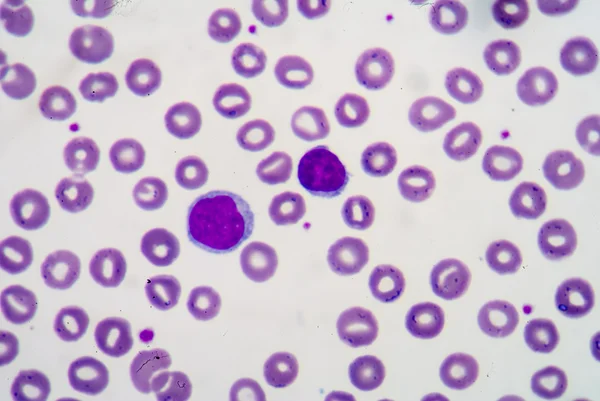
#> input picture imagem3.jpg, 600 x 401 px
$ python watershedimagem3.py   (older library calls are emulated)
#> lines starting #> are read from the running program, lines starting #| are printed output that depends on the picture; after the words box and inside, x2 and y2 are one past the last pixel; in counts of white or black regions, pixels touching at a corner belong together
import cv2
import numpy as np

# Carregando a imagem
image = cv2.imread('imagem3.jpg')
#> image is the input picture: shape (401, 600, 3); mean B, G, R 206.1, 183.2, 200.2
gray = cv2.cvtColor(image, cv2.COLOR_BGR2GRAY)

# Aplicando a detecção de bordas (Sobel, neste exemplo)
sobel_x = cv2.Sobel(gray, cv2.CV_64F, 1, 0, ksize=5)
sobel_y = cv2.Sobel(gray, cv2.CV_64F, 0, 1, ksize=5)
magnitude = np.sqrt(sobel_x**2 + sobel_y**2)

# Convertendo a magnitude para uint8
magnitude = np.uint8(magnitude)
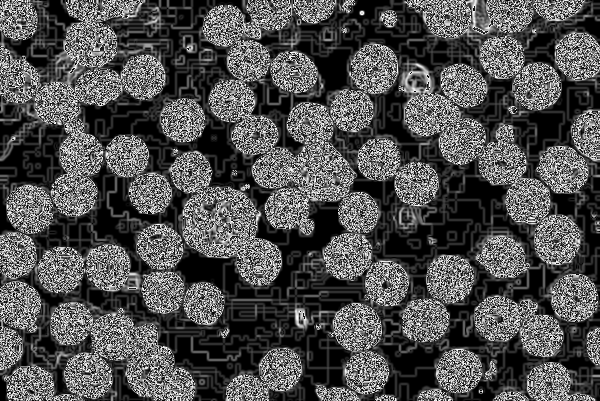
#> magnitude: shape (401, 600); min 0, max 255, mean 80.4

# Aplicando limiarização para criar uma máscara binária
_, thresh = cv2.threshold(magnitude, 0, 255, cv2.THRESH_BINARY + cv2.THRESH_OTSU)
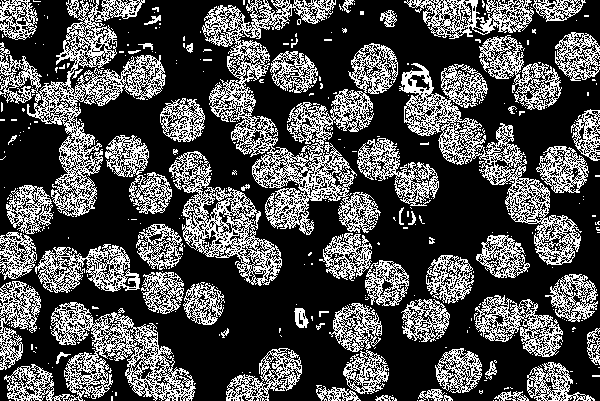
#> thresh: shape (401, 600); 31% white in thin lines or dots

# Aplicando a transformada de Watershed
kernel = np.ones((3, 3), np.uint8)
sure_bg = cv2.dilate(thresh, kernel, iterations=3)
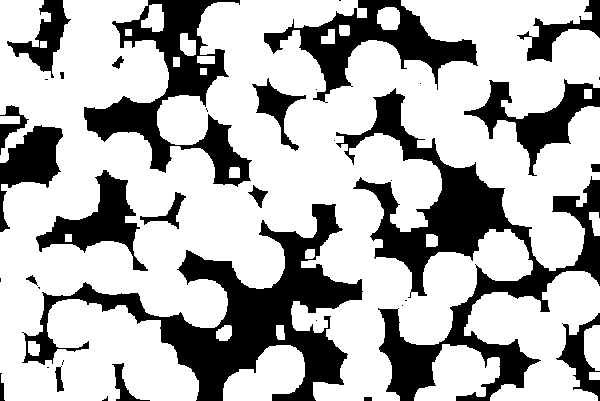
#> sure_bg: shape (401, 600); 69.8% white; 38 black regions (16 under 20 px), largest, box (x1, y1, x2, y2) and area: (336, 88, 600, 401) 19941, (22, 204, 363, 401) 18294, (84, 0, 252, 187) 9532
dist_transform = cv2.distanceTransform(thresh, cv2.DIST_L2, 5)
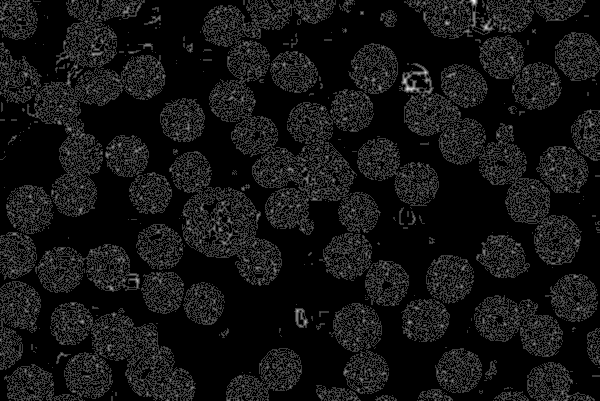
#> dist_transform: shape (401, 600) float32; min 0, max 4.2, mean 0.33; drawn with min black and max white
_, sure_fg = cv2.threshold(dist_transform, 0.7 * dist_transform.max(), 255, 0)
#> sure_fg: shape (401, 600) float32; 0.02% white in thin lines or dots, all inside (x1, y1, x2, y2) = (111, 0, 487, 322)
sure_fg = np.uint8(sure_fg)
unknown = cv2.subtract(sure_bg, sure_fg)

_, markers = cv2.connectedComponents(sure_fg)
#> markers: shape (401, 600) int32; 11 distinct labels, from 0 to 10
markers = markers + 1
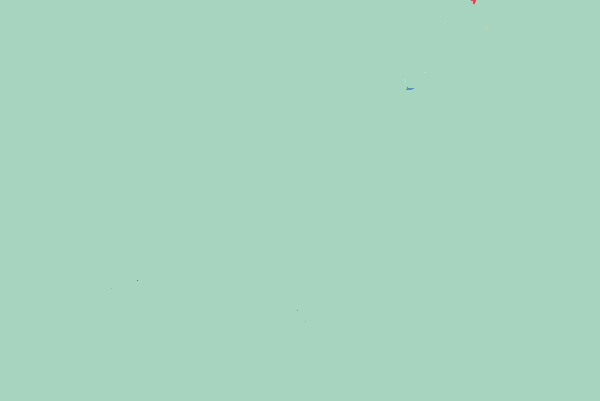
#> markers: shape (401, 600) int32; 11 distinct labels, from 1 to 11; one colour per label, 0 black
markers[unknown == 255] = 0
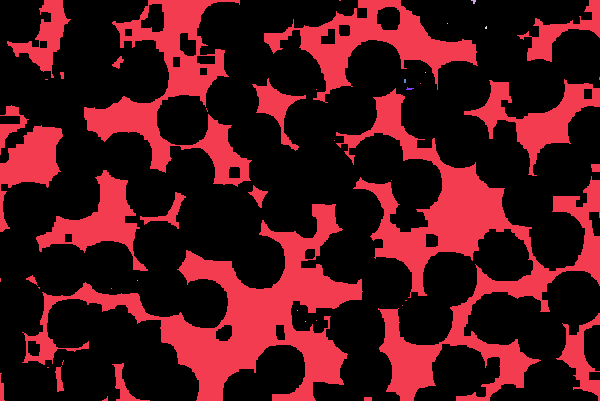
#> markers: shape (401, 600) int32; 12 distinct labels, from 0 to 11; one colour per label, 0 black

cv2.watershed(image, markers)
image[markers == -1] = [0, 0, 255]  # Linhas de watershed marcadas em vermelho
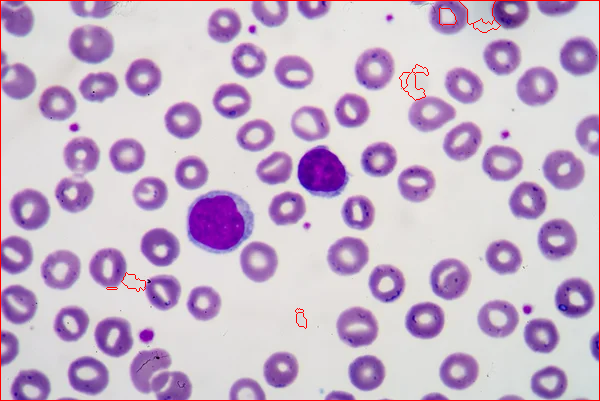
#> image: shape (401, 600, 3); 1.01% of pixels changed, all inside (x1, y1, x2, y2) = (0, 0, 600, 401)

# Exibindo a imagem original e a imagem segmentada com Watershed
cv2.imshow('Imagem Original', image)
cv2.waitKey(0)
cv2.destroyAllWindows()

$ run again, with imagem1.jpg copied over imagem3.jpg
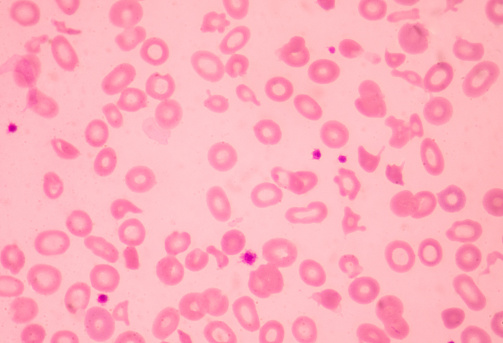
#> input picture imagem1.jpg, 503 x 343 px
#> image is the input picture: shape (343, 503, 3); mean B, G, R 188.5, 173.4, 253.3
#> `_, thresh = cv2.threshold(magnitude, 0, 255, cv2.THRESH_BINARY + cv2.T..`:
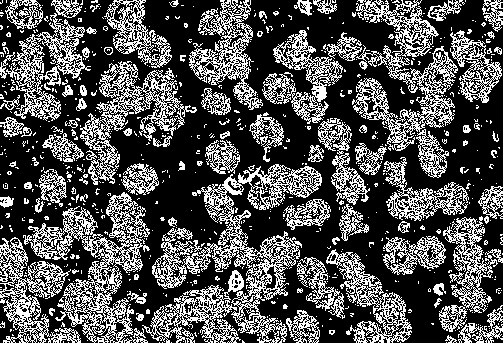
#> thresh: shape (343, 503); 32.2% white in thin lines or dots
#> sure_bg: shape (343, 503); 84% white; 130 black regions (63 under 20 px), largest, box (x1, y1, x2, y2) and area: (113, 110, 224, 256) 4555, (340, 187, 452, 343) 3228, (404, 82, 503, 197) 3002
#> `image[markers == -1] = [0, 0, 255]`:
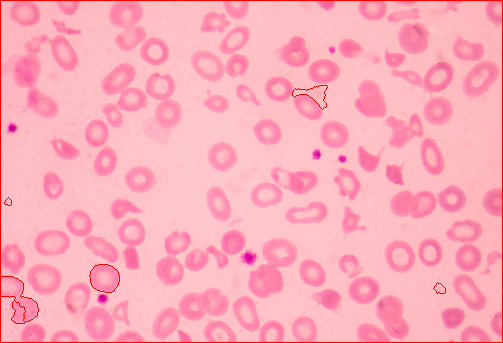
#> image: shape (343, 503, 3); 1.2% of pixels changed, all inside (x1, y1, x2, y2) = (0, 0, 503, 343)

$ run again, with imagem2.jpg copied over imagem3.jpg
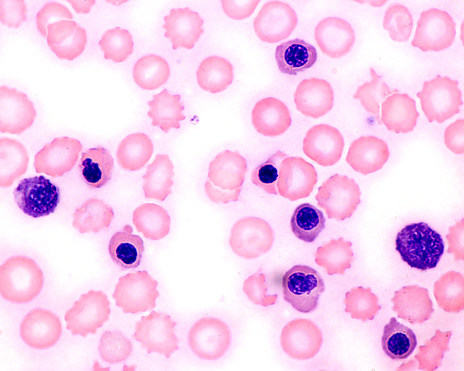
#> input picture imagem2.jpg, 464 x 371 px
#> image is the input picture: shape (371, 464, 3); mean B, G, R 238.5, 207.8, 246.7
#> `_, thresh = cv2.threshold(magnitude, 0, 255, cv2.THRESH_BINARY + cv2.T..`:
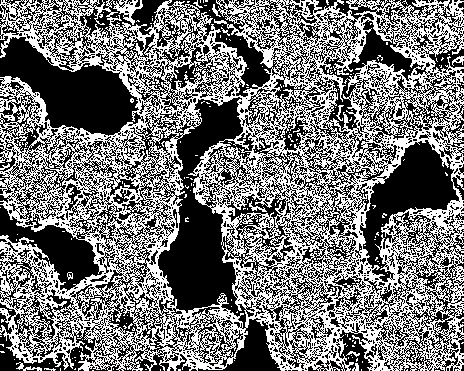
#> thresh: shape (371, 464); 46.4% white in thin lines or dots
#> sure_bg: shape (371, 464); 89.4% white; 19 black regions (9 under 20 px), largest, box (x1, y1, x2, y2) and area: (0, 42, 132, 132) 5354, (161, 196, 232, 307) 4305, (366, 146, 453, 254) 3187
#> `image[markers == -1] = [0, 0, 255]`:
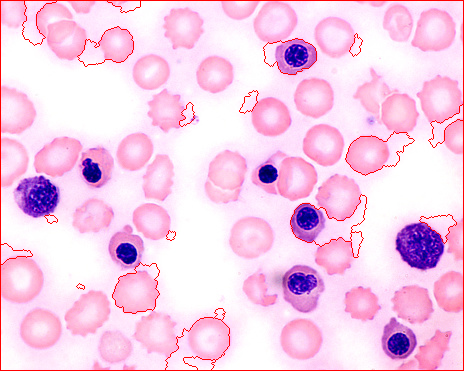
#> image: shape (371, 464, 3); 2.01% of pixels changed, all inside (x1, y1, x2, y2) = (0, 0, 464, 371)
